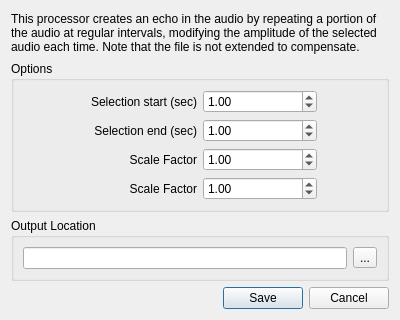
<?xml version="1.0" encoding="UTF-8"?>
<ui version="4.0">
 <class>GainDialog</class>
 <widget class="QDialog" name="GainDialog">
  <property name="geometry">
   <rect>
    <x>0</x>
    <y>0</y>
    <width>400</width>
    <height>320</height>
   </rect>
  </property>
  <property name="windowTitle">
   <string>Processor: Normalization</string>
  </property>
  <layout class="QVBoxLayout" name="verticalLayout_3">
   <item>
    <widget class="QLabel" name="label">
     <property name="maximumSize">
      <size>
       <width>16777215</width>
       <height>50</height>
      </size>
     </property>
     <property name="text">
      <string>This processor creates an echo in the audio by repeating a portion of the audio at regular intervals, modifying the amplitude of the selected audio each time. Note that the file is not extended to compensate.</string>
     </property>
     <property name="wordWrap">
      <bool>true</bool>
     </property>
    </widget>
   </item>
   <item>
    <widget class="QGroupBox" name="groupBox_2">
     <property name="title">
      <string>Options</string>
     </property>
     <layout class="QVBoxLayout" name="verticalLayout">
      <item>
       <layout class="QHBoxLayout" name="horizontalLayout_2">
        <item>
         <spacer name="horizontalSpacer">
          <property name="orientation">
           <enum>Qt::Horizontal</enum>
          </property>
          <property name="sizeType">
           <enum>QSizePolicy::Fixed</enum>
          </property>
          <property name="sizeHint" stdset="0">
           <size>
            <width>60</width>
            <height>20</height>
           </size>
          </property>
         </spacer>
        </item>
        <item>
         <widget class="QLabel" name="label_2">
          <property name="text">
           <string>Selection start (sec)</string>
          </property>
          <property name="alignment">
           <set>Qt::AlignRight|Qt::AlignTrailing|Qt::AlignVCenter</set>
          </property>
         </widget>
        </item>
        <item>
         <widget class="QDoubleSpinBox" name="doubleSpinBox">
          <property name="value">
           <double>1.000000000000000</double>
          </property>
         </widget>
        </item>
        <item>
         <spacer name="horizontalSpacer_2">
          <property name="orientation">
           <enum>Qt::Horizontal</enum>
          </property>
          <property name="sizeType">
           <enum>QSizePolicy::Fixed</enum>
          </property>
          <property name="sizeHint" stdset="0">
           <size>
            <width>60</width>
            <height>20</height>
           </size>
          </property>
         </spacer>
        </item>
       </layout>
      </item>
      <item>
       <layout class="QHBoxLayout" name="horizontalLayout_4">
        <item>
         <spacer name="horizontalSpacer_5">
          <property name="orientation">
           <enum>Qt::Horizontal</enum>
          </property>
          <property name="sizeType">
           <enum>QSizePolicy::Fixed</enum>
          </property>
          <property name="sizeHint" stdset="0">
           <size>
            <width>60</width>
            <height>20</height>
           </size>
          </property>
         </spacer>
        </item>
        <item>
         <widget class="QLabel" name="label_4">
          <property name="text">
           <string>Selection end (sec)</string>
          </property>
          <property name="alignment">
           <set>Qt::AlignRight|Qt::AlignTrailing|Qt::AlignVCenter</set>
          </property>
         </widget>
        </item>
        <item>
         <widget class="QDoubleSpinBox" name="doubleSpinBox_3">
          <property name="value">
           <double>1.000000000000000</double>
          </property>
         </widget>
        </item>
        <item>
         <spacer name="horizontalSpacer_6">
          <property name="orientation">
           <enum>Qt::Horizontal</enum>
          </property>
          <property name="sizeType">
           <enum>QSizePolicy::Fixed</enum>
          </property>
          <property name="sizeHint" stdset="0">
           <size>
            <width>60</width>
            <height>20</height>
           </size>
          </property>
         </spacer>
        </item>
       </layout>
      </item>
      <item>
       <layout class="QHBoxLayout" name="horizontalLayout_3">
        <item>
         <spacer name="horizontalSpacer_3">
          <property name="orientation">
           <enum>Qt::Horizontal</enum>
          </property>
          <property name="sizeType">
           <enum>QSizePolicy::Fixed</enum>
          </property>
          <property name="sizeHint" stdset="0">
           <size>
            <width>60</width>
            <height>20</height>
           </size>
          </property>
         </spacer>
        </item>
        <item>
         <widget class="QLabel" name="label_3">
          <property name="text">
           <string>Scale Factor</string>
          </property>
          <property name="alignment">
           <set>Qt::AlignRight|Qt::AlignTrailing|Qt::AlignVCenter</set>
          </property>
         </widget>
        </item>
        <item>
         <widget class="QDoubleSpinBox" name="doubleSpinBox_2">
          <property name="value">
           <double>1.000000000000000</double>
          </property>
         </widget>
        </item>
        <item>
         <spacer name="horizontalSpacer_4">
          <property name="orientation">
           <enum>Qt::Horizontal</enum>
          </property>
          <property name="sizeType">
           <enum>QSizePolicy::Fixed</enum>
          </property>
          <property name="sizeHint" stdset="0">
           <size>
            <width>60</width>
            <height>20</height>
           </size>
          </property>
         </spacer>
        </item>
       </layout>
      </item>
      <item>
       <layout class="QHBoxLayout" name="horizontalLayout_5">
        <item>
         <spacer name="horizontalSpacer_7">
          <property name="orientation">
           <enum>Qt::Horizontal</enum>
          </property>
          <property name="sizeType">
           <enum>QSizePolicy::Fixed</enum>
          </property>
          <property name="sizeHint" stdset="0">
           <size>
            <width>60</width>
            <height>20</height>
           </size>
          </property>
         </spacer>
        </item>
        <item>
         <widget class="QLabel" name="label_5">
          <property name="text">
           <string>Scale Factor</string>
          </property>
          <property name="alignment">
           <set>Qt::AlignRight|Qt::AlignTrailing|Qt::AlignVCenter</set>
          </property>
         </widget>
        </item>
        <item>
         <widget class="QDoubleSpinBox" name="doubleSpinBox_4">
          <property name="value">
           <double>1.000000000000000</double>
          </property>
         </widget>
        </item>
        <item>
         <spacer name="horizontalSpacer_8">
          <property name="orientation">
           <enum>Qt::Horizontal</enum>
          </property>
          <property name="sizeType">
           <enum>QSizePolicy::Fixed</enum>
          </property>
          <property name="sizeHint" stdset="0">
           <size>
            <width>60</width>
            <height>20</height>
           </size>
          </property>
         </spacer>
        </item>
       </layout>
      </item>
     </layout>
    </widget>
   </item>
   <item>
    <widget class="QGroupBox" name="groupBox">
     <property name="title">
      <string>Output Location</string>
     </property>
     <layout class="QVBoxLayout" name="verticalLayout_2">
      <item>
       <layout class="QHBoxLayout" name="horizontalLayout">
        <item>
         <widget class="QLineEdit" name="lineEdit"/>
        </item>
        <item>
         <widget class="QToolButton" name="toolButton">
          <property name="text">
           <string>...</string>
          </property>
          <property name="icon">
           <iconset>
            <normaloff>OneDrive_Folder_Icon.svg.png</normaloff>OneDrive_Folder_Icon.svg.png</iconset>
          </property>
         </widget>
        </item>
       </layout>
      </item>
     </layout>
    </widget>
   </item>
   <item>
    <widget class="QDialogButtonBox" name="buttonBox">
     <property name="orientation">
      <enum>Qt::Horizontal</enum>
     </property>
     <property name="standardButtons">
      <set>QDialogButtonBox::Cancel|QDialogButtonBox::Save</set>
     </property>
    </widget>
   </item>
  </layout>
 </widget>
 <resources/>
 <connections>
  <connection>
   <sender>buttonBox</sender>
   <signal>accepted()</signal>
   <receiver>GainDialog</receiver>
   <slot>accept()</slot>
   <hints>
    <hint type="sourcelabel">
     <x>248</x>
     <y>254</y>
    </hint>
    <hint type="destinationlabel">
     <x>157</x>
     <y>274</y>
    </hint>
   </hints>
  </connection>
  <connection>
   <sender>buttonBox</sender>
   <signal>rejected()</signal>
   <receiver>GainDialog</receiver>
   <slot>reject()</slot>
   <hints>
    <hint type="sourcelabel">
     <x>316</x>
     <y>260</y>
    </hint>
    <hint type="destinationlabel">
     <x>286</x>
     <y>274</y>
    </hint>
   </hints>
  </connection>
 </connections>
</ui>
